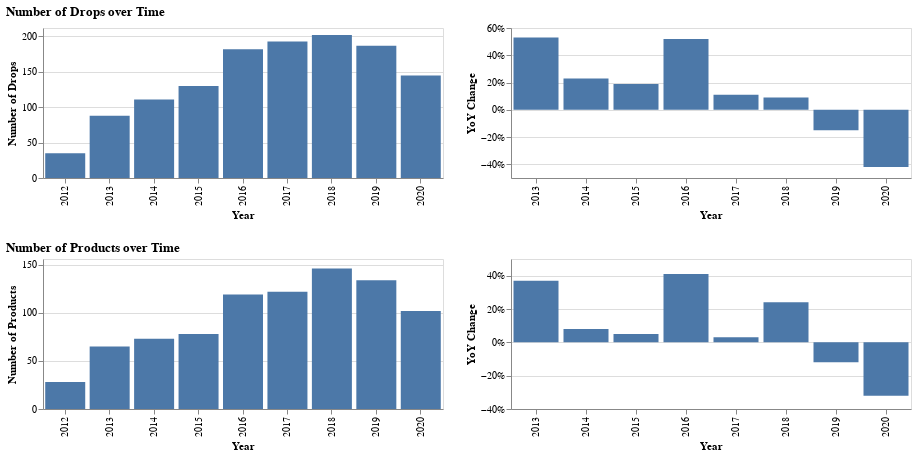

The notebook cell this image was saved under:
### Markdown cell above
# *This is Your Growth on 2020*

Given the restrictions and limitations of this year, it is not surprising that the number of drops and products declined significantly compared to last year. But maybe surprising is that the numbers did not fall off a cliff, rather they went back to the 2015 level, which, all things considering, does not seem that terrible.

### Code cell
rel_per_year_df = pd.DataFrame(df_all.groupby('Year').count()['Product'])
prod_per_year_df = pd.DataFrame(all_products_df.groupby('Year').count()['Release']
)

(plots.plot_with_yoy(rel_per_year_df, 'Product', 'Drops').properties(title='Number of Drops over Time') 
& plots.plot_with_yoy(prod_per_year_df, 'Release', 'Products').properties(title='Number of Products over Time') )

### Figure 1 — Vega-Lite specification as saved in the notebook (floating-point values rounded to 4 significant figures)
{"$schema": "https://vega.github.io/schema/vega-lite/v3.4.0.json", "config": {"mark": {"tooltip": null}, "view": {"height": 300, "width": 400}}, "datasets": {"data-06a9b32d0b7ea9195ab2e365730b8ec2": [{"Product": null, "Year": 2012}, {"Product": 0.53, "Year": 2013}, {"Product": 0.23, "Year": 2014}, {"Product": 0.19, "Year": 2015}, {"Product": 0.52, "Year": 2016}, {"Product": 0.11, "Year": 2017}, {"Product": 0.09, "Year": 2018}, {"Product": -0.15, "Year": 2019}, {"Product": -0.42, "Year": 2020}], "data-5555b08d1b290c3b4a23e91db1a4234b": [{"Release": null, "Year": 2012}, {"Release": 0.37, "Year": 2013}, {"Release": 0.08, "Year": 2014}, {"Release": 0.05, "Year": 2015}, {"Release": 0.41, "Year": 2016}, {"Release": 0.03, "Year": 2017}, {"Release": 0.24, "Year": 2018}, {"Release": -0.12, "Year": 2019}, {"Release": -0.32, "Year": 2020}], "data-a4789aa426edd314a5fb11e81a7265ff": [{"Product": 35, "Year": 2012}, {"Product": 88, "Year": 2013}, {"Product": 111, "Year": 2014}, {"Product": 130, "Year": 2015}, {"Product": 182, "Year": 2016}, {"Product": 193, "Year": 2017}, {"Product": 202, "Year": 2018}, {"Product": 187, "Year": 2019}, {"Product": 145, "Year": 2020}], "data-b27804b7fef7661c51a99413210c4568": [{"Release": 28, "Year": 2012}, {"Release": 65, "Year": 2013}, {"Release": 73, "Year": 2014}, {"Release": 78, "Year": 2015}, {"Release": 119, "Year": 2016}, {"Release": 122, "Year": 2017}, {"Release": 146, "Year": 2018}, {"Release": 134, "Year": 2019}, {"Release": 102, "Year": 2020}]}, "vconcat": [{"hconcat": [{"data": {"name": "data-a4789aa426edd314a5fb11e81a7265ff"}, "encoding": {"tooltip": [{"field": "Year", "type": "quantitative"}, {"field": "Product", "title": "Drops", "type": "quantitative"}], "x": {"field": "Year", "type": "ordinal"}, "y": {"axis": {"title": "Number of Drops"}, "field": "Product", "scale": {"domain": [0, 212]}, "type": "quantitative"}}, "height": 150, "mark": "bar"}, {"data": {"name": "data-06a9b32d0b7ea9195ab2e365730b8ec2"}, "encoding": {"tooltip": [{"field": "Year", "type": "quantitative"}, {"field": "Product", "format": "%", "title": "YoY Change", "type": "quantitative"}], "x": {"field": "Year", "type": "ordinal"}, "y": {"axis": {"format": "%", "title": "YoY Change"}, "field": "Product", "scale": {}, "type": "quantitative"}}, "height": 150, "mark": "bar"}], "title": "Number of Drops over Time"}, {"hconcat": [{"data": {"name": "data-b27804b7fef7661c51a99413210c4568"}, "encoding": {"tooltip": [{"field": "Year", "type": "quantitative"}, {"field": "Release", "title": "Products", "type": "quantitative"}], "x": {"field": "Year", "type": "ordinal"}, "y": {"axis": {"title": "Number of Products"}, "field": "Release", "scale": {"domain": [0, 156]}, "type": "quantitative"}}, "height": 150, "mark": "bar"}, {"data": {"name": "data-5555b08d1b290c3b4a23e91db1a4234b"}, "encoding": {"tooltip": [{"field": "Year", "type": "quantitative"}, {"field": "Release", "format": "%", "title": "YoY Change", "type": "quantitative"}], "x": {"field": "Year", "type": "ordinal"}, "y": {"axis": {"format": "%", "title": "YoY Change"}, "field": "Release", "scale": {}, "type": "quantitative"}}, "height": 150, "mark": "bar"}], "title": "Number of Products over Time"}]}
